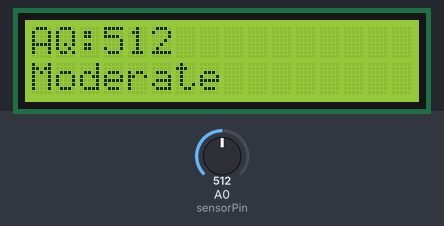
Bench run of a sketch on a simulated Arduino Uno, built with avr-gcc and run on an emulated ATmega328P. On the bench: 16×2 character LCD. The inputs (shaded band) are chosen by the test bench; at power-on: A0 (sensorPin) = 512. What the sketch prints to the serial monitor is not drawn.

Above: at 3.2 s.
3.3 s: A0 (sensorPin) set to 592
At 4.4 s:
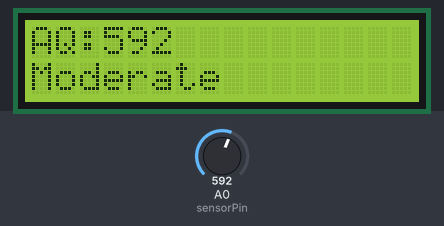
5.6 s: A0 (sensorPin) set to 616
At 7.2 s:
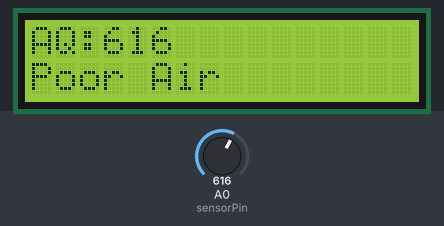
7.6 s: A0 (sensorPin) set to 290
At 8.8 s:
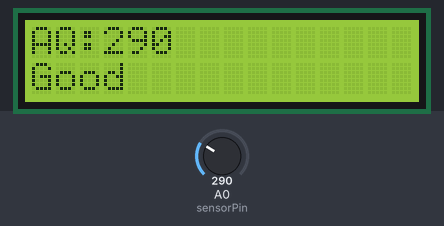
Timing chart, 0 to 10.6 s (numbered marks = the images above; inputs shaded):
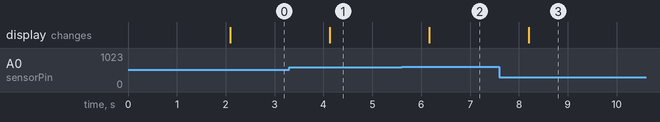

The sketch:

sketch.ino
```cpp
#include <Wire.h>
#include <LiquidCrystal_I2C.h>

LiquidCrystal_I2C lcd(0x27,16,2);

const int sensorPin = A0;

void setup() {

Serial.begin(9600);

lcd.init();
lcd.backlight();

lcd.setCursor(0,0);
lcd.print("Air Quality");
delay(2000);
lcd.clear();

}

void loop() {

int sensorValue = analogRead(sensorPin);

Serial.print("Sensor Value : ");
Serial.println(sensorValue);

lcd.clear();

lcd.setCursor(0,0);
lcd.print("AQ:");
lcd.print(sensorValue);

lcd.setCursor(0,1);

if(sensorValue < 300)
{
lcd.print("Good");
}

else if(sensorValue < 600)
{
lcd.print("Moderate");
}

else
{
lcd.print("Poor Air");
}

delay(1000);

}
```

Measured:
- the behaviour switches between 599 and 600 on A0 (sensorPin) (found by bisection; images 1 and 2)
- after the input at 3.3 s, the display: changes after 0.83 s (image 1)
- after the input at 5.6 s, the display: changes after 0.57 s (image 2)
- after the input at 7.6 s, the display: changes after 0.60 s (image 3)
